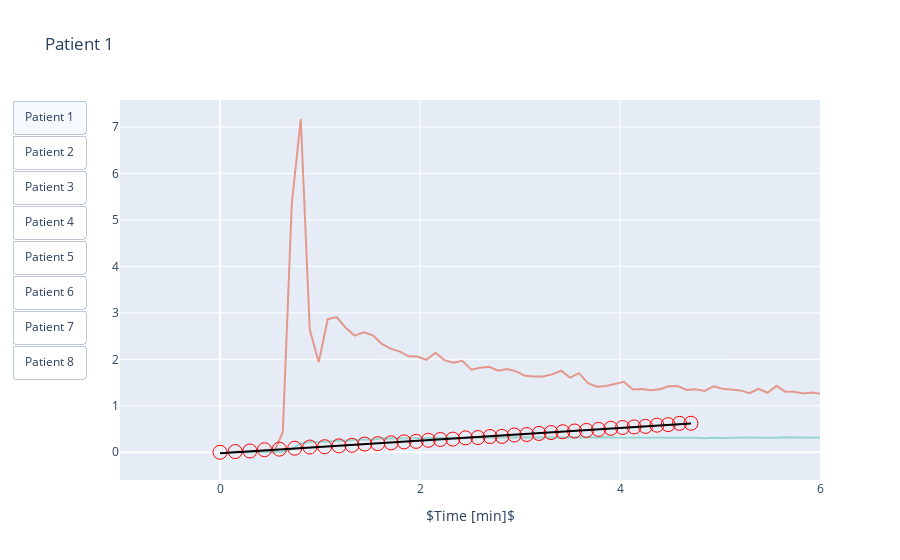

Write notebook code for a chart like this one.
### Code cell
fig = go.Figure()

files = ["./RRIFT/data/TCGA-GBM-Results/c02_postprocessed/TCGA-06-0185-1.mat",
         "./RRIFT/data/TCGA-GBM-Results/c02_postprocessed/TCGA-06-0185-2.mat",
         "./RRIFT/data/TCGA-GBM-Results/c02_postprocessed/TCGA-06-0185-3.mat",
         "./RRIFT/data/TCGA-GBM-Results/c02_postprocessed/TCGA-06-0881-1.mat",
         "./RRIFT/data/TCGA-GBM-Results/c02_postprocessed/TCGA-06-0881-2.mat",
         "./RRIFT/data/TCGA-GBM-Results/c02_postprocessed/TCGA-06-1802-1.mat",
         "./RRIFT/data/TCGA-GBM-Results/c02_postprocessed/TCGA-06-2570-1.mat",
         "./RRIFT/data/TCGA-GBM-Results/c02_postprocessed/TCGA-06-5417-1.mat"]

patient = loadmat(files[0])
t = np.squeeze(np.asarray((np.reshape(patient['t'], 70))))
Cp = np.squeeze(np.asarray((np.reshape(patient['Cp'], 70))))
Crr = np.squeeze(np.asarray((np.reshape(patient['Crr'], 70))))
num = np.squeeze(np.asarray((np.reshape(patient['num'], 38))))
denum = np.squeeze(np.asarray((np.reshape(patient['denum'], 38))))

fig.add_trace(go.Scatter(
        x=t,
        y=Cp,
        showlegend=False,
        line_color='#e3988b',
    ))

fig.add_trace(go.Scatter(
    x=t,
    y=Crr,
    showlegend=False,
    line_color='#97d6d0',
))

line_fit = sm.OLS(num ,sm.add_constant(denum)).fit().fittedvalues


fig.add_trace(go.Scatter(x=denum, 
                         y=num, 
                         mode='markers',
                         marker_symbol="circle-open", 
                         marker_size=14, 
                         marker_color='red', showlegend=False))
fig.add_trace(go.Scatter(x=denum, 
                         y=line_fit, 
                         mode='lines',
                         line_color="black", showlegend=False))

fig.update_layout(title_text='Patient 1') 
fig.update_xaxes(title_text=r'$Time [min]$',
                 range=[-1, 6], 
                 tickvals=[0, 2, 4, 6])

for i in range (1, 8):
    patient = loadmat(files[i])
    t = np.squeeze(np.asarray((np.reshape(patient['t'], 70))))
    Cp = np.squeeze(np.asarray((np.reshape(patient['Cp'], 70))))
    Crr = np.squeeze(np.asarray((np.reshape(patient['Crr'], 70))))
    num = np.squeeze(np.asarray((np.reshape(patient['num'], 38))))
    denum = np.squeeze(np.asarray((np.reshape(patient['denum'], 38))))
    
    fig.add_trace(go.Scatter(
        x=t,
        y=Cp,
        showlegend=False,
        visible=False,
        line_color='#e3988b',
    ))

    fig.add_trace(go.Scatter(
        x=t,
        y=Crr,
        showlegend=False,
        visible=False,
        line_color='#97d6d0',
    ))
    
    line_fit = sm.OLS(num ,sm.add_constant(denum)).fit().fittedvalues


    fig.add_trace(go.Scatter(x=denum, 
                             y=num, 
                             mode='markers',
                             marker_symbol="circle-open", 
                             marker_size=14, 
                             marker_color='red', showlegend=False, visible=False))
    fig.add_trace(go.Scatter(x=denum, 
                             y=line_fit, 
                             mode='lines',
                             line_color="black", showlegend=False, visible=False))


    
    
fig.update_layout(
    updatemenus=[go.layout.Updatemenu(
        active=0,
        type='buttons',
        buttons=list(
            [dict(label = 'Patient 1',
                  method = 'update',
                  args = [{'visible': [True, True, True, True,
                                      False, False, False, False,
                                      False, False, False, False,
                                      False, False, False, False,
                                      False, False, False, False,
                                      False, False, False, False,
                                      False, False, False, False,
                                      False, False, False, False]},
                          {'title': 'Patient 1',
                           'showlegend':True, 'visible': True}]),
             dict(label = 'Patient 2',
                  method = 'update',
                  args = [{'visible': [False, False, False, False,
                                      True, True, True, True,
                                      False, False, False, False,
                                      False, False, False, False,
                                      False, False, False, False,
                                      False, False, False, False,
                                      False, False, False, False,
                                      False, False, False, False]}, # the index of True aligns with the indices of plot traces
                          {'title': 'Patient 2',
                           'showlegend':True}]),
             dict(label = 'Patient 3',
                  method = 'update',
                  args = [{'visible': [False, False, False, False,
                                      False, False, False, False,
                                      True, True, True, True,
                                      False, False, False, False,
                                      False, False, False, False,
                                      False, False, False, False,
                                      False, False, False, False,
                                      False, False, False, False]}, # the index of True aligns with the indices of plot traces
                          {'title': 'Patient 3',
                           'showlegend':True}]),
             dict(label = 'Patient 4',
                  method = 'update',
                  args = [{'visible': [False, False, False, False,
                                      False, False, False, False,
                                      False, False, False, False,
                                      True, True, True, True,
                                      False, False, False, False,
                                      False, False, False, False,
                                      False, False, False, False,
                                      False, False, False, False]}, # the index of True aligns with the indices of plot traces
                          {'title': 'Patient 4',
                           'showlegend':True}]),
             dict(label = 'Patient 5',
                  method = 'update',
                  args = [{'visible': [False, False, False, False,
                                      False, False, False, False,
                                      False, False, False, False,
                                      False, False, False, False,
                                      True, True, True, True,
                                      False, False, False, False,
                                      False, False, False, False,
                                      False, False, False, False]}, # the index of True aligns with the indices of plot traces
                          {'title': 'Patient 5',
                           'showlegend':True}]),
             dict(label = 'Patient 6',
                  method = 'update',
                  args = [{'visible': [False, False, False, False,
                                      False, False, False, False,
                                      False, False, False, False,
                                      False, False, False, False,
                                      False, False, False, False,
                                      True, True, True, True,
                                      False, False, False, False,
                                      False, False, False, False]}, # the index of True aligns with the indices of plot traces
                          {'title': 'Patient 6',
                           'showlegend':True}]),
             dict(label = 'Patient 7',
                  method = 'update',
                  args = [{'visible': [False, False, False, False,
                                      False, False, False, False,
                                      False, False, False, False,
                                      False, False, False, False,
                                      False, False, False, False,
                                      False, False, False, False,
                                      True, True, True, True,
                                      False, False, False, False]}, # the index of True aligns with the indices of plot traces
                          {'title': 'Patient 7',
                           'showlegend':True}]),
             dict(label = 'Patient 8',
                  method = 'update',
                  args = [{'visible': [False, False, False, False,
                                      False, False, False, False,
                                      False, False, False, False,
                                      False, False, False, False,
                                      False, False, False, False,
                                      False, False, False, False,
                                      False, False, False, False,
                                      True, True, True, True]}, # the index of True aligns with the indices of plot traces
                          {'title': 'Patient 8',
                           'showlegend':True}]),
            ]
            )
        )
    ])






fig.show()
